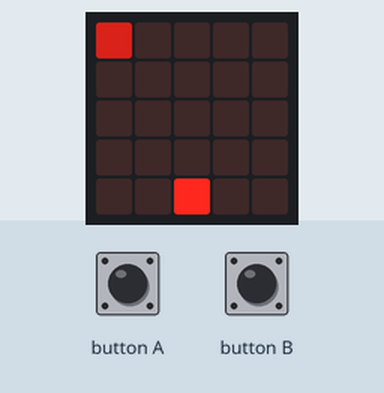
Bench run of a program on a simulated BBC micro:bit running MicroPython. Shown: the board's 5×5 LED display. Inputs (shaded band) come from the test bench. Random numbers come from a fixed seed.

Above: at 1.2 s.
1.3 s: button A pressed for 0.15 s
At 1.9 s:
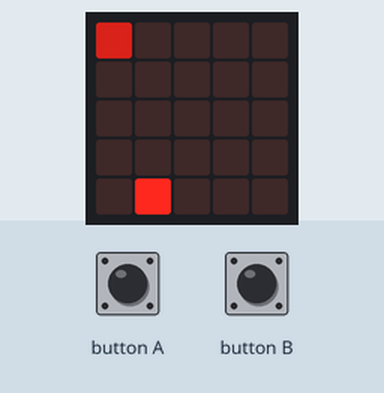
4.4 s: button B pressed for 0.15 s
At 4.9 s:
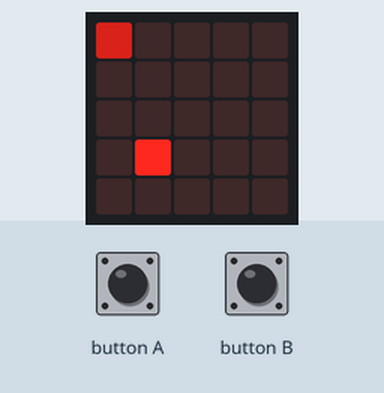
7.5 s: button A pressed for 1 s
At 7.9 s:
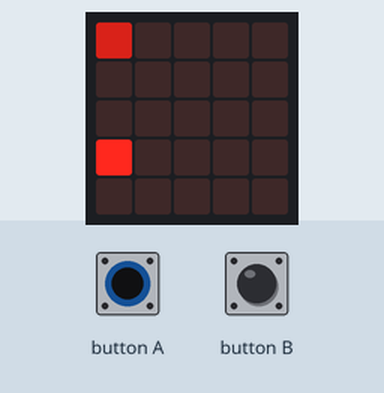
10.5 s: button B pressed for 1 s
At 10.9 s:
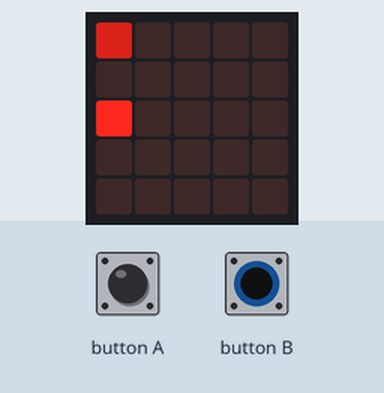
13.5 s: button A pressed for 0.15 s
At 14.0 s:
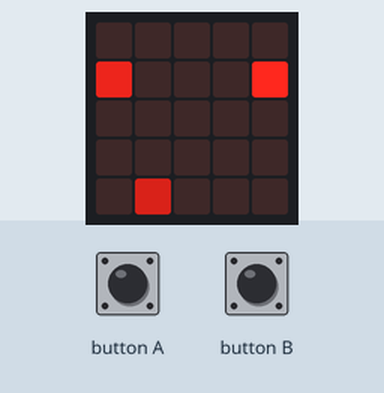
16.6 s: button B pressed for 0.15 s
At 17.0 s:
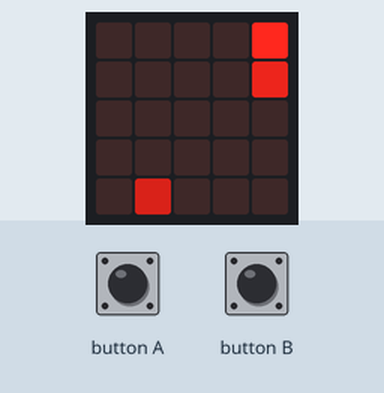
Timing chart, 0 to 19.6 s (numbered marks = the images above; inputs shaded):
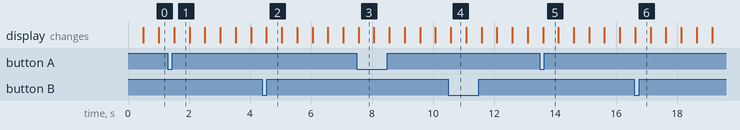

Measured:
- what the display in image 1 shows lasts 0.5 s, from 1.5 s to 2.0 s

The program:

microbit_snake.py
```python
from microbit import *
from random import randint

gridMaxX = 5
gridMaxY = 5

directions = [[0, -1], [1, 0], [0, 1], [-1, 0]]

class Snake:
    """ This class contains the functions that operate
        on our game as well as the state of the game.
        It's a handy way to link the two.
    """

    def __init__(self):
        """ Special function that runs when you create
            a "Snake", ie. when you run
                game = Snake()
            init stands for "Initialisation"
        """
        ## UNCOMMENT AND FILL IN THE # LINES BELOW WITH START VALUES
        ## current direction is a string with up, down, left or right
        self.current_direction = 0
        ## snake is a list of the pixels that the snake is at
        self.snake = [[2, 2]]
        ## food is the co-ords of the current food
        self.food = [0, 0]
        ## whether or not to end the game, used after update
        self.end = False

    def handle_input(self):
        """ We'll use this function to take input from the
            user to control which direction the snake is going
            in.
        """
        if button_a.get_presses() > 0:
            self.current_direction -= 1
            self.current_direction %= len(directions)

        elif button_b.get_presses() > 0:
            self.current_direction += 1
            self.current_direction %= len(directions)

    def move(self):
        # The line below makes a copy of the head of the snake
        # you will be working with that copy in this function
        new_head = list(self.snake[-1])

        new_head[0] += directions[self.current_direction][0]
        new_head[0] %= gridMaxX
        new_head[1] += directions[self.current_direction][1]
        new_head[1] %= gridMaxY

        if self.snake[-1] in self.snake[:len(self.snake) - 1]:
            self.end = True

        else:
            self.snake = self.snake[1:]
            self.snake.append(new_head)

    def eat_food(self):
        if self.snake[-1] == self.food:
            new_head = list(self.snake[-1])
            new_head[0] += directions[self.current_direction][0]
            new_head[0] %= gridMaxX
            new_head[1] += directions[self.current_direction][1]
            new_head[1] %= gridMaxY
            self.snake.append(new_head)

            self.food = [randint(0, gridMaxX-1),
                         randint(0, gridMaxY-1)]

            while self.food in self.snake:
                self.food = [randint(0, gridMaxX-1),
                             randint(0, gridMaxY-1)]

    def update(self):
        """ This function will update the game state
            based on the direction the snake is going.
        """
        self.move()
        self.eat_food()

    def draw(self):
        """ This makes the game appear on the LEDs. """
        display.clear()

        if not self.end:
            display.set_pixel(self.food[0], self.food[1], 5)

            for part in self.snake[:len(self.snake)-1]:
                display.set_pixel(part[0], part[1], 7)

            display.set_pixel(self.snake[-1][0], self.snake[-1][1], 9)

        else:
            display.show(Image.SAD)

# game is an "instance" of Snake
game = Snake()

# this is called our "game loop" and is where everything
# happens
while not game.end:
    game.handle_input()
    game.update()
    game.draw()
    # this makes our micro:bit do nothing for 500ms
    sleep(500)
```
